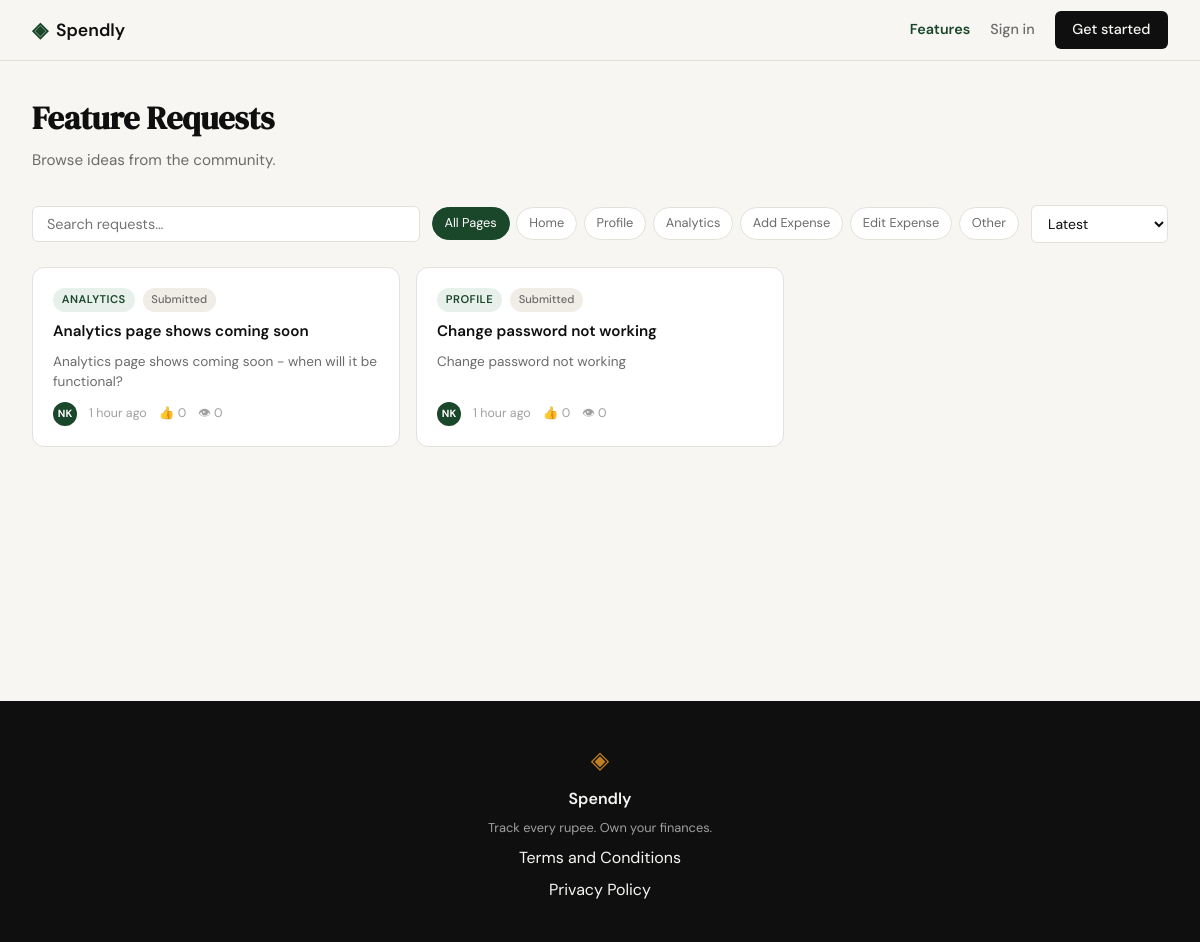
The app's page /features with its own data.
### tables this page shows
CREATE TABLE feature_requests (
            id          INTEGER PRIMARY KEY AUTOINCREMENT,
            user_id     INTEGER NOT NULL REFERENCES users(id),
            page        TEXT    NOT NULL,
            title       TEXT    NOT NULL,
            description TEXT    NOT NULL,
            status      TEXT    NOT NULL DEFAULT 'submitted',
            views       INTEGER NOT NULL DEFAULT 0,
            created_at  TEXT    DEFAULT (datetime('now')),
            updated_at  TEXT    DEFAULT (datetime('now'))
        );

### app.py (the view, shortened to what this page needs)
@app.route("/features", methods=["GET", "POST"])
def features():
    user_id = session.get("user_id")
    sort = request.args.get("sort", "latest")
    page_filter = request.args.get("page_filter", "")
    status_filter = request.args.get("status_filter", "")
    if page_filter and page_filter not in VALID_PAGES:
        page_filter = ""
    if status_filter and status_filter not in VALID_STATUSES:
        status_filter = ""
    all_requests = get_feature_requests(
        page_filter=page_filter or None,
        status_filter=status_filter or None,
        sort=sort,
        exclude_user_id=user_id,
    )
    own_requests = get_own_feature_requests(user_id) if user_id else []
    return render_template(
        "features.html",
        all_requests=all_requests,
        own_requests=own_requests,
        valid_pages=VALID_PAGES,
        sort=sort,
        page_filter=page_filter,
        status_filter=status_filter,
        form=request.form if request.method == "POST" else {},
    )

### database/db.py (called while the page is built)
def get_db():
    conn = sqlite3.connect(DB_PATH)
    conn.row_factory = sqlite3.Row
    conn.execute("PRAGMA foreign_keys = ON")
    return conn

### database/queries.py (called while the page is built, shortened)
def _make_initials(name):
    tokens = name.split()
    return "".join(t[0] for t in tokens[:2]).upper() if tokens else ""

def _relative_time(created_at):
    try:
        dt = datetime.strptime(created_at[:19], "%Y-%m-%d %H:%M:%S")
    except (ValueError, TypeError):
        return created_at
    delta = datetime.now(timezone.utc).replace(tzinfo=None) - dt
    seconds = int(delta.total_seconds())
    if seconds < 60:
        return "just now"
    if seconds < 3600:
        m = seconds // 60
        return f"{m} min ago"
    if seconds < 86400:
        h = seconds // 3600
        return f"{h} hour{'s' if h != 1 else ''} ago"

def _fr_row_to_dict(row):
    return {
        "id": row["id"],
        "page": row["page"],
        "title": row["title"],
        "description": row["description"],
        "description_snippet": row["description"][:100]
        + ("…" if len(row["description"]) > 100 else ""),
        "status": row["status"],
        "views": row["views"],
        "vote_count": row["vote_count"],
        "initials": _make_initials(row["name"]),
        "time_ago": _relative_time(row["created_at"]),
        "created_at": row["created_at"],
        "user_id": row["user_id"],
    }

### templates/features.html (shortened to what this page needs)
{% extends "base.html" %}
{% block head %}
<link rel="stylesheet" href="{{ url_for('static', filename='css/features.css') }}">
{% endblock %}
{% block content %}
<div class="features-page">
    <div class="features-header">
        <h1 class="features-title">Feature Requests</h1>
        <p class="features-subtitle">Browse ideas from the community{% if session.get("user_id") %} or submit your own{% endif %}.</p>
    </div>
    {% if session.get("user_id") %}
    <div class="features-logged-in">
        <div class="features-own-panel">
            <h2 class="features-own-title">Your Requests</h2>
            {% if own_requests %}
                {% for fr in own_requests %}
                <div class="fr-own-card">
                    <div class="fr-own-card-top">
                        <span class="fr-own-card-title">{{ fr.title }}</span>
                        <div class="fr-own-card-actions">
                            <a href="{{ url_for('edit_feature_request', id=fr.id) }}" class="fr-action-btn">Edit</a>
                            <form method="POST" action="{{ url_for('delete_feature_request_route', id=fr.id) }}" onsubmit="return confirm('Delete this request?')">
                                <button type="submit" class="fr-action-btn fr-action-btn--danger">Delete</button>
                            </form>
                        </div>
                    </div>
                    <div class="fr-own-card-meta">
                        <span class="fr-page-badge">{{ fr.page }}</span>
                        <span class="fr-status-badge fr-status-badge--{{ fr.status }}">{{ fr.status | replace('_', ' ') | title }}</span>
                        <span>{{ fr.time_ago }}</span>
                        <span class="fr-meta-count">👍 {{ fr.vote_count }}</span>
                        <span class="fr-meta-count">👁 {{ fr.views }}</span>
                    </div>
                </div>
                {% endfor %}
            {% else %}
                <div class="fr-empty">You haven't submitted any requests yet.</div>
            {% endif %}
        </div>
        <div class="features-form-panel">
            <h2 class="features-form-title">Submit a Feature Request</h2>
            <form method="POST" action="{{ url_for('features') }}">
                <div class="fr-form-group">
                    <label class="fr-form-label" for="fr-page">Page</label>
                    <select id="fr-page" name="page" class="fr-form-select" required>
                        <option value="" disabled {% if not form.get('page') %}selected{% endif %}>Select a page…</option>
                        {% for p in valid_pages %}
                        <option value="{{ p }}" {% if form.get('page') == p %}selected{% endif %}>{{ p }}</option>
                        {% endfor %}
                    </select>
                </div>
                <div class="fr-form-group">
                    <label class="fr-form-label" for="fr-title">Title <span class="fr-form-hint">(max 120)</span></label>
                    <input id="fr-title" name="title" type="text" class="fr-form-input"
                           maxlength="120" required
                           value="{{ form.get('title', '') }}"
                           placeholder="e.g. Add dark mode toggle">
                </div>
                <div class="fr-form-group">
                    <label class="fr-form-label" for="fr-desc">Description <span class="fr-form-hint">(20–1000 chars)</span></label>
                    <textarea id="fr-desc" name="description" class="fr-form-textarea"
                              minlength="20" maxlength="1000" required
                              placeholder="Describe the feature and why it would be useful…">{{ form.get('description', '') }}</textarea>
                    <span class="fr-char-counter" id="fr-char-counter">0 / 1000</span>
                </div>
                <button type="submit" class="fr-submit-btn">Submit Request</button>
            </form>
        </div>
    </div>
    <div class="features-all-section">
        <h2 class="features-all-title">All Community Requests</h2>
        {% include "_features_listing.html" %}
    </div>
    {% else %}
    {% include "_features_listing.html" %}
    {% endif %}
</div>
{% endblock %}

### templates/_features_listing.html (shortened to what this page needs)
<div class="features-controls">
    <input id="fr-search" type="search" class="features-search"
           placeholder="Search requests…" aria-label="Search feature requests">
    <div class="features-filter-chips">
        <a href="{{ url_for('features', sort=sort, status_filter=status_filter) }}"
           class="filter-chip{% if not page_filter %} filter-chip--active{% endif %}">All Pages</a>
        {% for p in valid_pages %}
        <a href="{{ url_for('features', sort=sort, page_filter=p, status_filter=status_filter) }}"
           class="filter-chip{% if page_filter == p %} filter-chip--active{% endif %}">{{ p }}</a>
        {% endfor %}
    </div>
    <select class="features-sort" aria-label="Sort requests"
            onchange="window.location=this.value">
        <option value="{{ url_for('features', sort='latest', page_filter=page_filter, status_filter=status_filter) }}"
                {% if sort == 'latest' %}selected{% endif %}>Latest</option>
    </select>
</div>
{% if all_requests %}
<div class="fr-grid">
    {% for fr in all_requests %}
    <div class="fr-card"
         data-id="{{ fr.id }}"
         data-title="{{ fr.title | e }}"
         data-page="{{ fr.page | e }}"
         data-description="{{ fr.description | e }}"
         data-status="{{ fr.status }}"
         data-initials="{{ fr.initials }}"
         data-time-ago="{{ fr.time_ago }}"
         data-vote-count="{{ fr.vote_count }}"
         data-views="{{ fr.views }}">
        <div class="fr-card-top">
            <span class="fr-page-badge">{{ fr.page }}</span>
            <span class="fr-status-badge fr-status-badge--{{ fr.status }}">{{ fr.status | replace('_', ' ') | title }}</span>
        </div>
        <div class="fr-card-title">{{ fr.title }}</div>
        <div class="fr-card-desc">{{ fr.description_snippet }}</div>
        <div class="fr-card-meta">
            <span class="fr-avatar">{{ fr.initials }}</span>
            <span>{{ fr.time_ago }}</span>
            <span class="fr-meta-count">👍 {{ fr.vote_count }}</span>
            <span class="fr-meta-count">👁 <span class="fr-views-count">{{ fr.views }}</span></span>
        </div>
    </div>
    {% endfor %}
</div>
{% else %}
<div class="fr-empty">No feature requests found.</div>
{% endif %}

### static/css/style.css (style rules this page uses)
:root { --ink: #0f0f0f; --ink-soft: #2d2d2d; --ink-muted: #6b6b6b; --ink-faint: #a0a0a0; --paper: #f7f6f3; --paper-warm: #f0ede6; --paper-card: #ffffff; --accent: #1a472a; --accent-light: #e8f0eb; --accent-2: #c17f24; --accent-2-light: #fdf3e3; --danger: #c0392b; --danger-light: #fdecea; --border: #e4e1da; --border-soft: #eeebe4; --font-display: 'DM Serif Display', Georgia, serif; --font-body: 'DM Sans', system-ui, sans-serif; --max-width: 1200px; --auth-width: 440px; --radius-sm: 6px; --radius-md: 12px; --radius-lg: 20px; --nav-height: 60px; }
*, *::before, *::after { box-sizing: border-box; margin: 0; padding: 0; }
html { font-size: 16px; scroll-behavior: smooth; }
body { background: var(--paper); color: var(--ink); font-family: var(--font-body); font-size: 1rem; line-height: 1.6; -webkit-font-smoothing: antialiased; }
a { color: inherit; text-decoration: none; }

### static/css/features.css (style rules this page uses)
.features-page { max-width: var(--max-width); margin: 0 auto; padding: 2rem 2rem 4rem; }
.features-header { margin-bottom: 2rem; }
.features-title { font-family: var(--font-display); font-size: 2rem; color: var(--ink); margin-bottom: 0.25rem; }
.features-subtitle { color: var(--ink-muted); font-size: 0.95rem; }
.features-controls { display: flex; flex-wrap: wrap; gap: 0.75rem; align-items: center; margin-bottom: 1.5rem; }
.features-search { flex: 1; min-width: 200px; padding: 0.5rem 0.875rem; border: 1px solid var(--border); border-radius: var(--radius-sm); background: var(--paper-card); font-family: var(--font-body); font-size: 0.9rem; color: var(--ink); outline: none; }
.features-filter-chips { display: flex; flex-wrap: wrap; gap: 0.4rem; }
.filter-chip { padding: 0.3rem 0.75rem; border: 1px solid var(--border); border-radius: 999px; font-size: 0.8rem; font-family: var(--font-body); background: var(--paper-card); color: var(--ink-muted); cursor: pointer; text-decoration: none; transition: background 0.15s, color 0.15s, border-color 0.15s; }
.filter-chip--active { background: var(--accent); color: #fff; border-color: var(--accent); }
.features-sort { padding: 0.5rem 0.75rem; border: 1px solid var(--border); border-radius: var(--radius-sm); background: var(--paper-card); font-family: var(--font-body); font-size: 0.875rem; color: var(--ink); cursor: pointer; outline: none; }
.fr-grid { display: grid; grid-template-columns: repeat(auto-fill, minmax(280px, 1fr)); gap: 1rem; }
.fr-card { background: var(--paper-card); border: 1px solid var(--border); border-radius: var(--radius-md); padding: 1.25rem; cursor: pointer; transition: border-color 0.15s, box-shadow 0.15s; display: flex; flex-direction: column; gap: 0.6rem; }
.fr-card-top { display: flex; align-items: center; gap: 0.5rem; flex-wrap: wrap; }
.fr-page-badge { font-size: 0.7rem; font-weight: 600; text-transform: uppercase; letter-spacing: 0.04em; padding: 0.2rem 0.55rem; border-radius: 999px; background: var(--accent-light); color: var(--accent); white-space: nowrap; }
.fr-status-badge { font-size: 0.7rem; font-weight: 500; padding: 0.2rem 0.55rem; border-radius: 999px; background: var(--paper-warm); color: var(--ink-muted); white-space: nowrap; }
.fr-status-badge--submitted { background: var(--paper-warm); color: var(--ink-muted); }
.fr-card-title { font-size: 0.95rem; font-weight: 600; color: var(--ink); line-height: 1.35; }
.fr-card-desc { font-size: 0.85rem; color: var(--ink-muted); line-height: 1.5; flex: 1; }
.fr-card-meta { display: flex; align-items: center; gap: 0.75rem; font-size: 0.78rem; color: var(--ink-faint); flex-wrap: wrap; margin-top: auto; }
.fr-avatar { width: 24px; height: 24px; border-radius: 50%; background: var(--accent); color: #fff; font-size: 0.65rem; font-weight: 700; display: inline-flex; align-items: center; justify-content: center; flex-shrink: 0; }
.fr-meta-count { display: inline-flex; align-items: center; gap: 0.2rem; }

### records on screen
feature_requests: page "ANALYTICS", status "Submitted", title "Analytics page shows coming soon", description_snippet "Analytics page shows coming soon - when will it be functional?", initials "NK", time_ago "1 hour ago", vote_count "0", views "0"
feature_requests: page "PROFILE", status "Submitted", title "Change password not working", description_snippet "Change password not working", initials "NK", time_ago "1 hour ago", vote_count "0", views "0"

### other values on screen
{{ p }} "Home" "Profile" "Analytics" "Add Expense" "Edit Expense" "Other"
